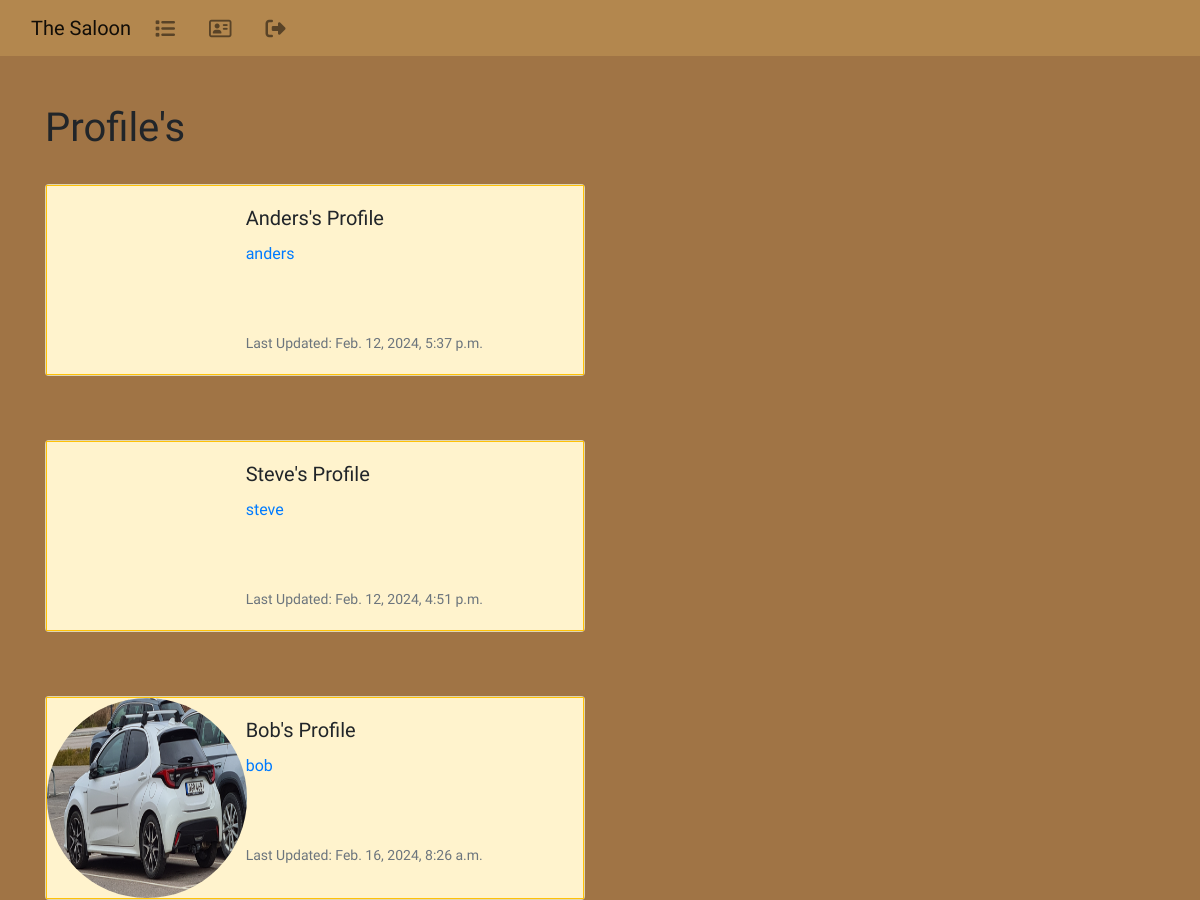
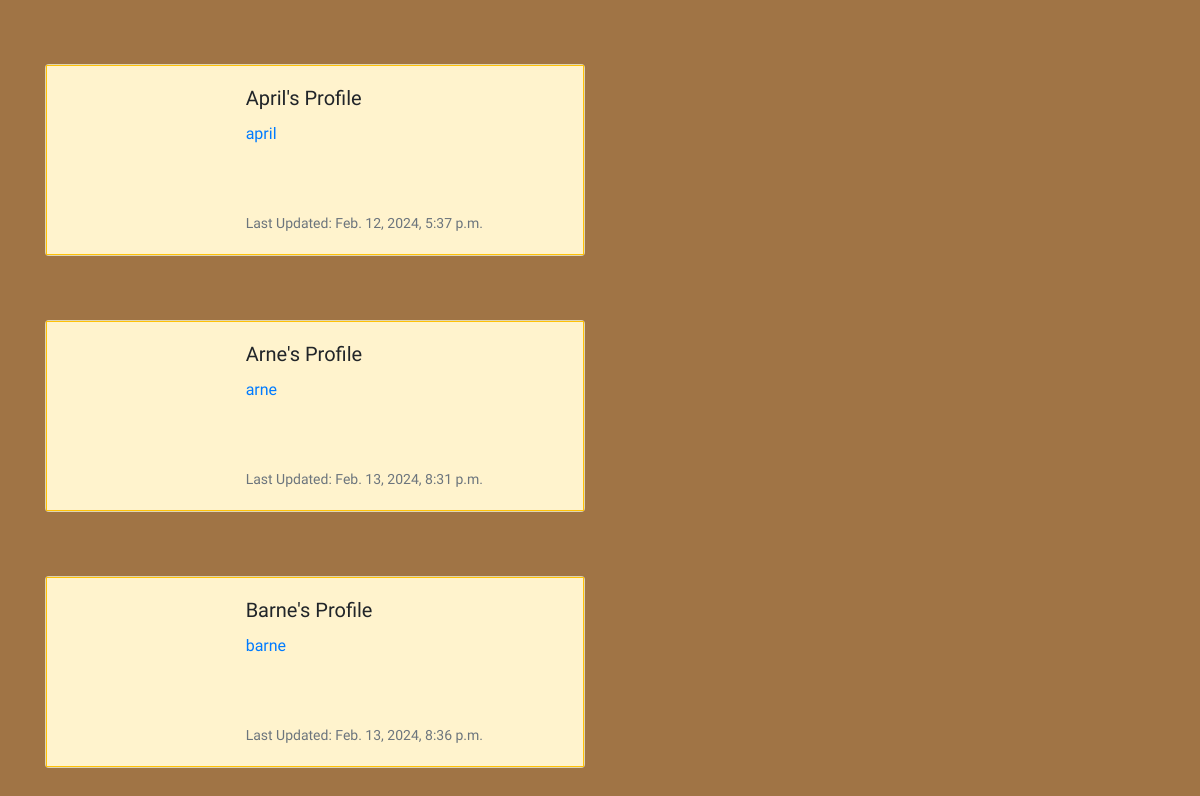
/profile_list/ (signed in), run on an earlier commit of the app's database (2 pictures, top to bottom).
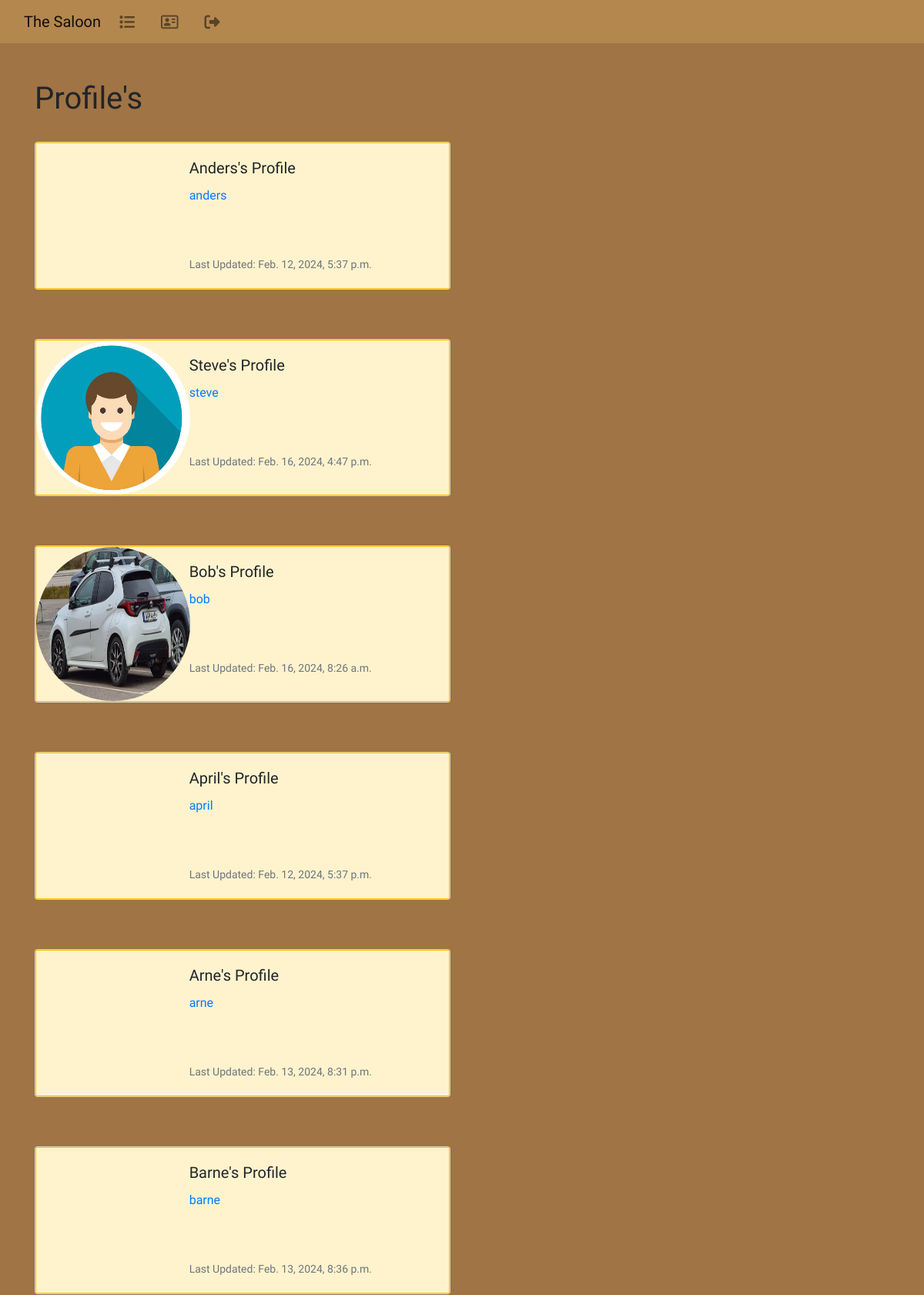
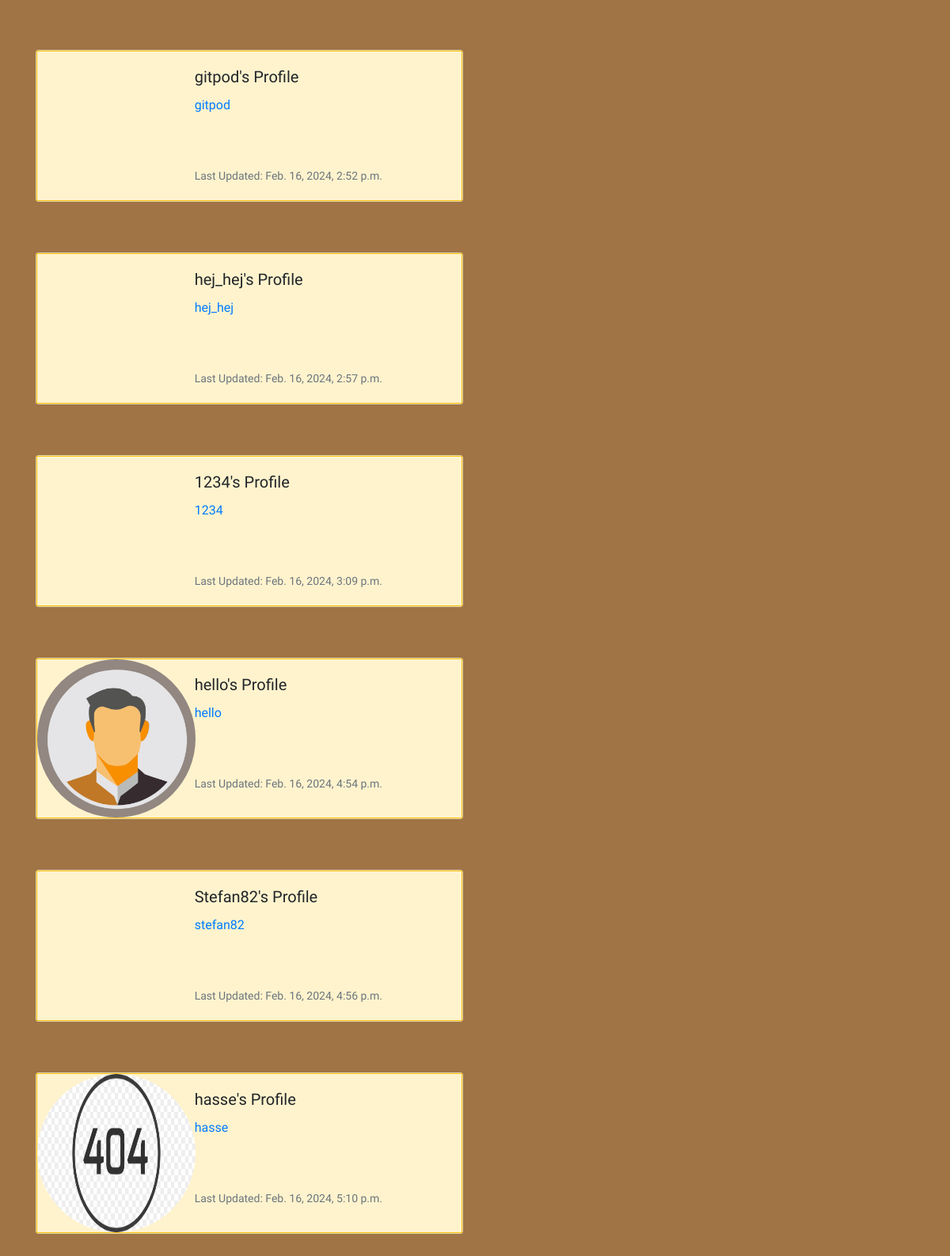
And on a later commit of the database (2 pictures, top to bottom).
### the_saloon/models.py (models this page shows, shortened)
class Profile(models.Model):
        user = models.OneToOneField(User, on_delete=models.CASCADE)
        follows = models.ManyToManyField("self",
            related_name="followed_by",
            symmetrical=False,
            blank=True)
        date_modified = models.DateTimeField(User, auto_now=True)
        profile_image = models.ImageField(null=True, blank=True, upload_to="images/")
        profile_bio = models.CharField(null=True, blank=True, max_length=500)
        facebook_link = models.CharField(null=True, blank=True, max_length=100)
        instagram_link = models.CharField(null=True, blank=True, max_length=100)
        linedin_link = models.CharField(null=True, blank=True, max_length=100)

### the_saloon/views.py (the view)
# urls.py: path('profile_list/', views.profile_list, name='profile_list'),
def profile_list(request):
        if request.user.is_authenticated:
            profiles = Profile.objects.exclude(user=request.user)
            return render(request, 'profile_list.html', {"profiles":profiles})
        else:
            messages.success(request, ("You must login to see this page..."))
            return redirect('home')

### the_saloon/templates/profile_list.html
{% extends 'index.html' %}
{% load static %}
{% block content %}
<h1 style="font-family: Rye, serif;">Profile's</h1>
<br />
{% if profiles %}
{% for profile in profiles %}
<div class="card mb-3" style="max-width: 540px; background-color: #FFF3CD">
  <div class="row no-gutters border border-warning">
    <div class="col-md-4">
      {% if profile.profile_image %}
      <img src="{{ profile.profile_image.url }}" width=200 height=200 class="img rounded-circle"
        alt="{{ profile.user.username}}">
      {% endif %}
    </div>
    <div class="col-md-8">
      <div class="card-body">
        <h5 class="card-title" style="font-family: Rye, serif;">{{ profile.user.username }}'s Profile</h5>
        <p class="card-text" style="font-family: Rye, serif;">
          <a href="{% url 'profile' profile.user.id  %}">{{ profile.user.username|lower }}</a></p>
        <br /><br />
        <p class="card-text"><small class="text-muted" style="font-family: Rye, serif;">
        Last Updated: {{ profile.date_modified }}</small></p>
      </div>
    </div>
  </div>
</div>
<br /><br />
{% endfor %}
{% endif %}
{% endblock %}

### the_saloon/templates/index.html (shortened to what this page needs)
<!doctype html>
<html lang="en">
  <head>
    <link rel="stylesheet" href="https://cdn.jsdelivr.net/npm/bootstrap@4.6.2/dist/css/bootstrap.min.css">
  </head>
  <body style="background-color:#A07445">
    {% include 'navbar.html' %}
    <br/>
    <div class="container">
      <br/>
      {% block content %}
      {% endblock %}
    </div>
  </body>
</html>

### the_saloon/templates/navbar.html (shortened to what this page needs)
<nav class="navbar navbar-expand-lg navbar-light" style="background-color:#B3874E">
  <div class="container-fluid">
    <a class="navbar-brand" href="{% url 'home' %}" style="font-family: Rye, serif;">The Saloon</a>
    <div class="collapse navbar-collapse" id="navbarSupportedContent">
      <ul class="navbar-nav me-auto mb-2 mb-lg-0">
        <li class="nav-item">
          <a class="nav-link" href="{% url 'profile_list' %}"><i class="fa-lg fa-solid fa-list"></i></a>
        </li>
        {% if user.is_authenticated %}
        <li class="nav-item">
          <a class="nav-link" href="{% url 'profile' request.user.id %}"><i class="fa-lg fa-regular fa-address-card"></i></a>
        </li>
        <li class="nav-item">
          <a class="nav-link" href="{% url 'logout' %}"><i class="fa-lg fa-solid fa-right-from-bracket"></i></a>
        </li>
        {% endif %}
      </ul>
      </div>
    </div>
</nav>

What changed in the data, as far as the page shows it:
changed Profile "Steve": profile_image: picture added; date_modified "Feb. 12, 2024, 4:51 p.m." → "Feb. 16, 2024, 4:47 p.m."
added Profile: user.username "gitpod", date_modified "Feb. 16, 2024, 2:52 p.m."
added Profile: user.username "hej_hej", date_modified "Feb. 16, 2024, 2:57 p.m."
added Profile: user.username "1234", date_modified "Feb. 16, 2024, 3:09 p.m."
added Profile: profile_image (placeholder picture), user.username "hello", date_modified "Feb. 16, 2024, 4:54 p.m."
added Profile: user.username "Stefan82", user.username "stefan82", date_modified "Feb. 16, 2024, 4:56 p.m."
added Profile: profile_image (picture), user.username "hasse", date_modified "Feb. 16, 2024, 5:10 p.m."
